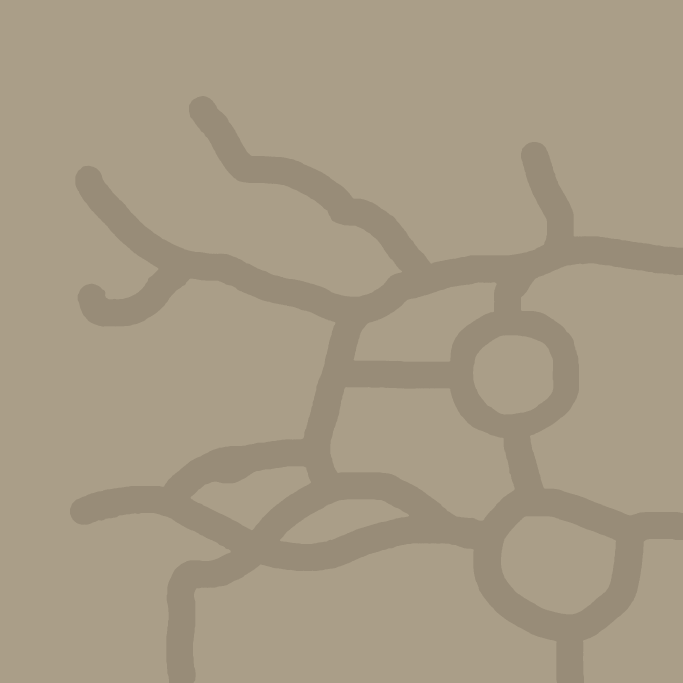
#> input picture Docs/floor_mock/map_conti_zones_v7.png, 2048 x 2048 px (shown at 1/3 size)
$ python map_ground_layers.py
#> lines starting #> are read from the running program, lines starting #| are printed output that depends on the picture; after the words box and inside, x2 and y2 are one past the last pixel; in counts of white or black regions, pixels touching at a corner belong together
# 구역 그림의 길 배치 위에 평평한 톤 층(포스터화한 노이즈)을 깔아 맵 바닥(2048px)을 코드로 만드는 스크립트
# 사용: Tools/pixeloe-env/Scripts/python.exe ArtSource/map_ground_layers.py [출력 경로]
# 생성기(v7)는 톤 층을 2단계만, 길과 상관없는 구름 모양으로 칠해 어색했다(사용자). 층 수, 크기, 색 차이를 숫자로 직접 정한다.
import sys
from pathlib import Path

import cv2
import numpy as np
from PIL import Image

ROOT = Path(__file__).resolve().parent.parent
ZONES = ROOT / "Docs/floor_mock/map_conti_zones_v7.png"
DST = ROOT / "Assets/_Project/05. Art/UI/맵 바닥.png"
SIZE = 2048
SEED = 3
PATH = (152, 140, 120)   # 구역 그림 v7의 길 색

# 흙 톤 층. 어두운 쪽부터. 서로 가까운 회갈색이라 눈이 피곤하지 않게 대비를 낮게 둔다.
LAYERS = [(158, 147, 127), (165, 154, 133), (172, 160, 139), (179, 167, 146)]
LAYER_SHARE = [0.18, 0.32, 0.32, 0.18]   # 각 층이 차지하는 넓이 비율
# 길은 가장 어두운 흙 층보다도 어둡게 둔다. 흙 층보다 고정값만 어둡게 하면 밝은 층 위 길이 어두운 흙 층과 같은 색이 되어 묻혔다(v1).
# 길 안에서도 층 무늬는 작은 폭으로 이어져 띠처럼 납작해 보이지 않는다.
PATH_BASE = 10          # 가장 어두운 흙 층에서 길의 가장 밝은 톤까지 내려가는 밝기
PATH_STEP = 3           # 길 안 층 하나당 밝기 차이
OCTAVES = [(5, 1.0), (10, 0.5), (20, 0.22), (40, 0.08)]   # (격자 칸 수, 세기). 큰 덩어리 위주. 잔 무늬가 세면 얼룩무늬 군복처럼 보였다(v1)
WARP = 60               # 노이즈를 비트는 폭(px). 동글동글한 얼룩 대신 흐르는 등고선 모양
EDGE_NOISE = 5          # 길 가장자리 흔들림(px). 붓으로 그은 매끈한 띠처럼 보이지 않게
SMOOTH = 15             # 층 경계의 잔 점을 지우는 창 크기(홀수)
MIN_ISLAND = 6000       # 이보다 작은 층 섬(px, 약 2.5×2.5유닛)은 둘레 층으로 메운다


def fbm(rng: np.random.Generator) -> np.ndarray:
    n = np.zeros((SIZE, SIZE), np.float32)
    for cells, w in OCTAVES:
        g = rng.random((cells + 3, cells + 3)).astype(np.float32)
        big = cv2.resize(g, (SIZE + SIZE * 3 // cells, SIZE + SIZE * 3 // cells), interpolation=cv2.INTER_CUBIC)
        n += w * big[:SIZE, :SIZE]
    return (n - n.min()) / (n.max() - n.min())


def warp(n: np.ndarray, rng: np.random.Generator) -> np.ndarray:
    yy, xx = np.mgrid[0:SIZE, 0:SIZE].astype(np.float32)
    dx = (fbm(rng) - 0.5) * 2 * WARP
    dy = (fbm(rng) - 0.5) * 2 * WARP
    return cv2.remap(n, xx + dx, yy + dy, cv2.INTER_LINEAR, borderMode=cv2.BORDER_REFLECT)


def drop_islands(level: np.ndarray) -> np.ndarray:
    # 작은 섬은 바로 바깥 둘레에서 가장 많은 층으로 메운다. 메우면 이웃 섬이 커질 수 있어 몇 번 되풀이한다.
    ring_k = cv2.getStructuringElement(cv2.MORPH_ELLIPSE, (5, 5))
    for _ in range(3):
        changed = False
        for v in range(len(LAYERS)):
            n, lab, stats, _ = cv2.connectedComponentsWithStats((level == v).astype(np.uint8), 8)
            for i in range(1, n):
                if stats[i, cv2.CC_STAT_AREA] >= MIN_ISLAND:
                    continue
                x, y, w, h = stats[i, :4]
                x0, y0, x1, y1 = max(x - 3, 0), max(y - 3, 0), min(x + w + 3, SIZE), min(y + h + 3, SIZE)
                m = (lab[y0:y1, x0:x1] == i).astype(np.uint8)
                ring = (cv2.dilate(m, ring_k) > 0) & (m == 0)
                around = level[y0:y1, x0:x1][ring]
                if len(around):
                    level[y0:y1, x0:x1][m > 0] = np.bincount(around, minlength=len(LAYERS)).argmax()
                    changed = True
        if not changed:
            break
    return level


def main() -> None:
    dst = Path(sys.argv[1]) if len(sys.argv) > 1 else DST
    rng = np.random.default_rng(SEED)
    n = warp(fbm(rng), rng)
    cuts = np.quantile(n, np.cumsum(LAYER_SHARE)[:-1])
    level = np.digitize(n, cuts).astype(np.uint8)
    level = drop_islands(cv2.medianBlur(level, SMOOTH))

    z = np.asarray(Image.open(ZONES).convert("RGB")).astype(np.int32)
    path = (np.abs(z - np.array(PATH)).sum(-1) < 6).astype(np.uint8)
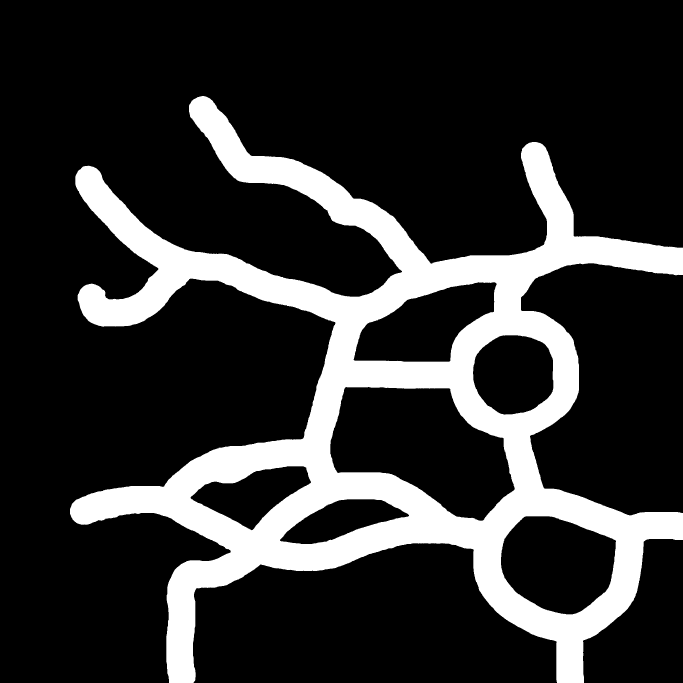
#> path: shape (2048, 2048) (shown at 1/3 size); values 0 (black) and 1 (white), 19.3% white; 1 white region, box (x1, y1, x2, y2) and area: (210, 288, 2048, 2048) 810692
    # 길 경계를 부호 거리로 두고 잔 노이즈를 더해 흔든다
    inside = cv2.distanceTransform(path, cv2.DIST_L2, 5)
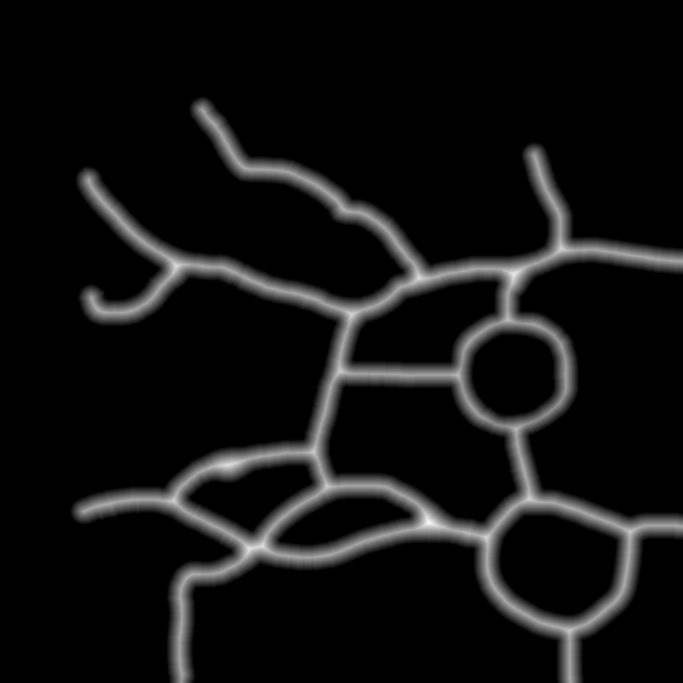
#> inside: shape (2048, 2048) float32 (shown at 1/3 size); min 0, max 62.98, mean 4.2; drawn with min black and max white
    outside = cv2.distanceTransform(1 - path, cv2.DIST_L2, 5)
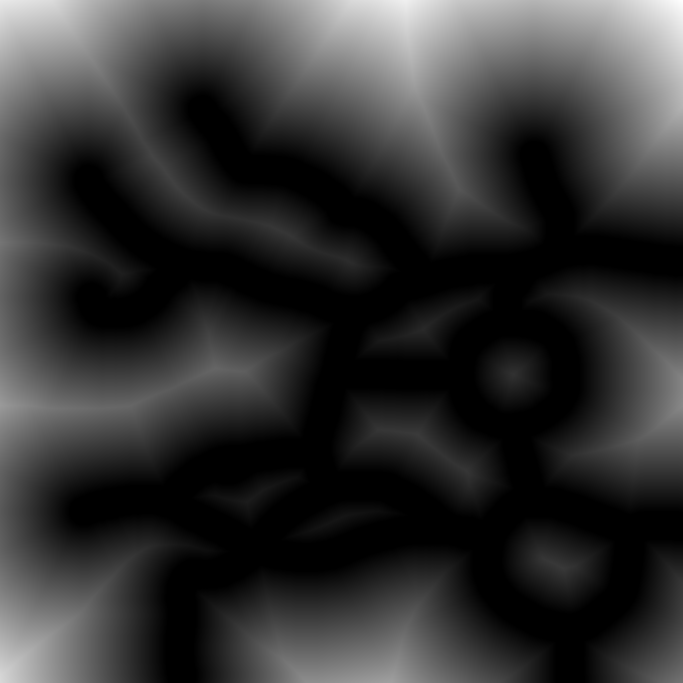
#> outside: shape (2048, 2048) float32 (shown at 1/3 size); min 0, max 598.2, mean 120; drawn with min black and max white
    sd = outside - inside
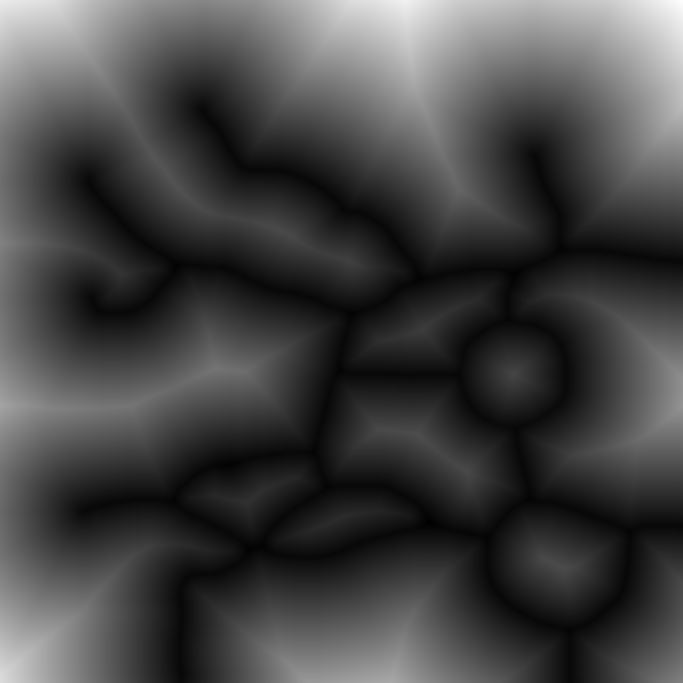
#> sd: shape (2048, 2048) float32 (shown at 1/3 size); min -62.98, max 598.2, mean 115.8; drawn with min black and max white
    edge = (fbm(np.random.default_rng(SEED + 1)) - 0.5) * 2 * EDGE_NOISE
    path = cv2.medianBlur(((sd + edge) < 0).astype(np.uint8), 5).astype(bool)
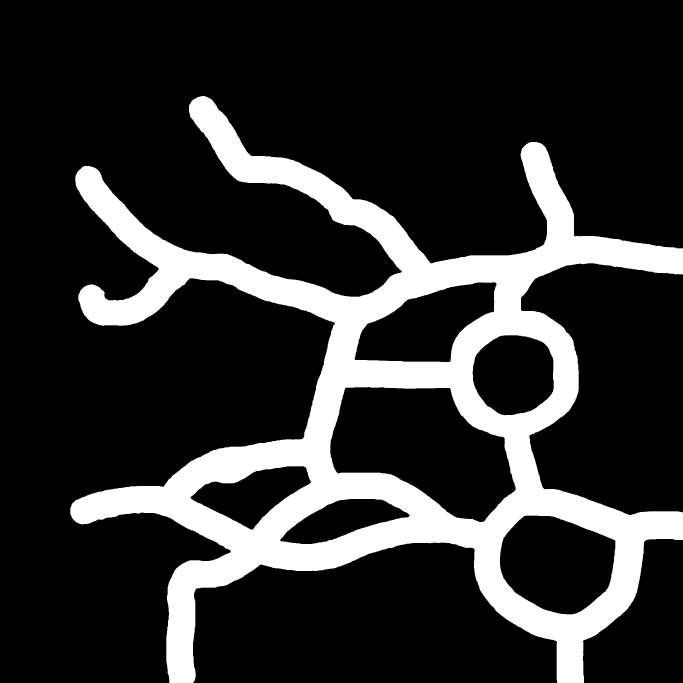
#> path: shape (2048, 2048) bool (shown at 1/3 size); 19% white; 1 white region, box (x1, y1, x2, y2) and area: (211, 288, 2048, 2048) 798652

    out = np.array(LAYERS, np.int32)[level]
    darkest = np.array(LAYERS[0], np.int32)
    top = len(LAYERS) - 1
    out[path] = darkest - PATH_BASE - (top - level[path])[:, None] * PATH_STEP
    Image.fromarray(np.clip(out, 0, 255).astype(np.uint8)).save(dst)
    print(dst.name, "colors", len(np.unique(out.reshape(-1, 3), axis=0)))
#| 맵 바닥.png colors 8


if __name__ == "__main__":
    main()
